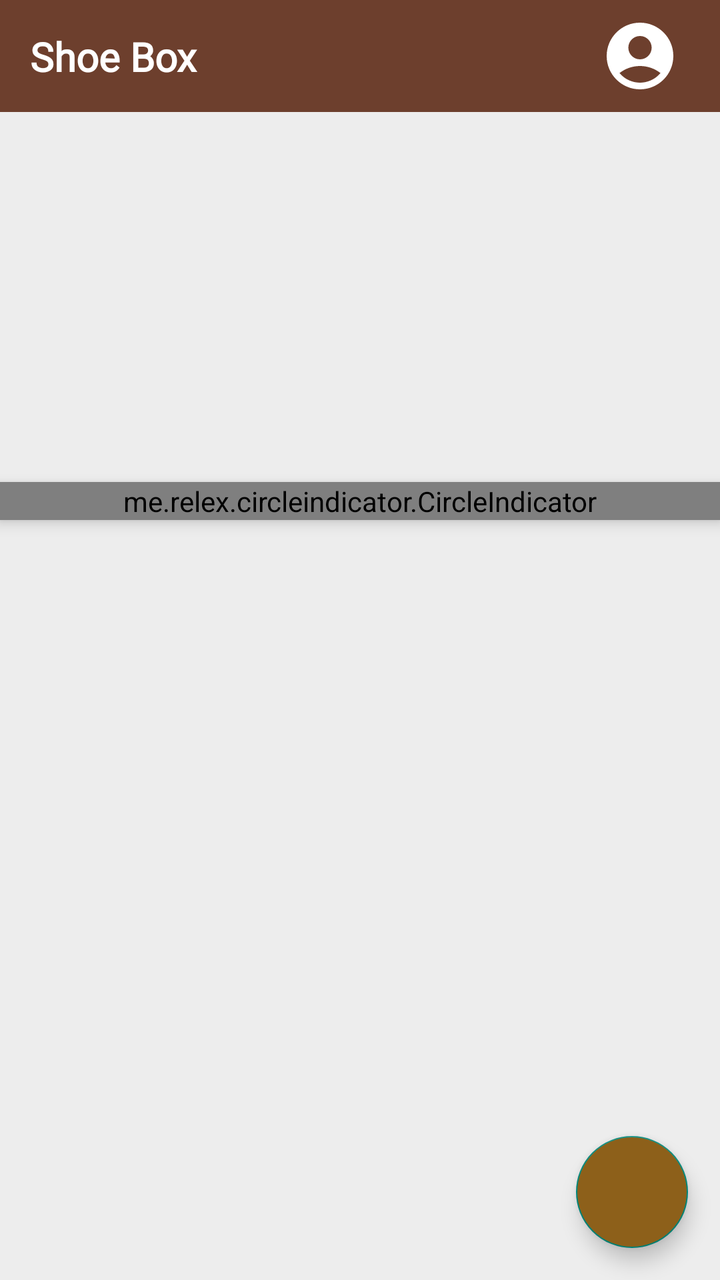
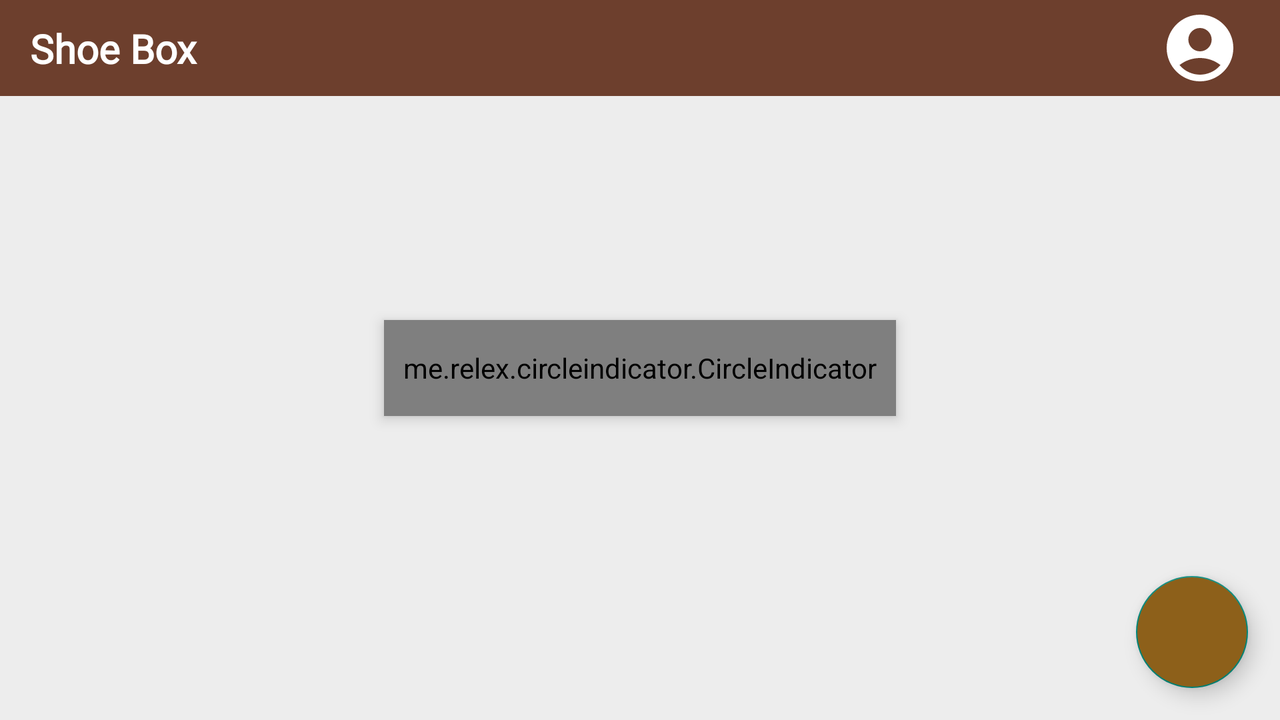

Two renders of one Android screen. The first uses the default layout on a phone; the second uses the alternative layout the repository ships for a different screen configuration, on a matching device. The two XML files are below.
<!-- AndroidManifest.xml: application theme Theme.Shoebox -->
<!-- res/layout/activity_items_list.xml -->
<?xml version="1.0" encoding="utf-8"?>
<androidx.constraintlayout.widget.ConstraintLayout xmlns:android="http://schemas.android.com/apk/res/android"
    xmlns:app="http://schemas.android.com/apk/res-auto"
    xmlns:tools="http://schemas.android.com/tools"
    android:id="@+id/itemList_layout"
    android:layout_width="match_parent"
    android:layout_height="match_parent"
    android:background="@color/text_gray"
    android:fitsSystemWindows="true"
    tools:context="com.example.shoebox.ui.DashBoardActivity">


    <androidx.constraintlayout.widget.ConstraintLayout
        android:id="@+id/appBarLayout"
        android:layout_width="match_parent"
        android:layout_height="?attr/actionBarSize"
        android:background="@color/primaryDarkColor"
        app:layout_constraintEnd_toEndOf="parent"
        app:layout_constraintStart_toStartOf="parent"
        app:layout_constraintTop_toTopOf="parent">

        <androidx.appcompat.widget.AppCompatImageView
            android:id="@+id/img_logo"
            android:layout_width="40dp"
            android:layout_height="40dp"
            android:layout_marginEnd="20dp"
            android:background="@drawable/account_circle"
            android:backgroundTint="@color/white"
            app:layout_constraintBottom_toBottomOf="parent"
            app:layout_constraintEnd_toEndOf="parent"
            app:layout_constraintTop_toTopOf="parent" />

        <androidx.appcompat.widget.AppCompatImageView
            android:id="@+id/logo"
            android:layout_width="0dp"
            android:layout_height="0dp"
            android:alpha="0.2"
            android:backgroundTint="@color/black"
            android:src="@drawable/shoemain"
            android:visibility="visible"
            app:layout_constraintBottom_toBottomOf="parent"
            app:layout_constraintEnd_toEndOf="parent"
            app:layout_constraintHeight_percent="1"
            app:layout_constraintTop_toTopOf="parent"
            app:layout_constraintWidth_percent="0.6" />

        <androidx.appcompat.widget.AppCompatTextView
            android:layout_width="wrap_content"
            android:layout_height="wrap_content"
            android:layout_marginStart="15dp"
            android:fontFamily="@font/segoeui"
            android:text="Shoe Box"
            android:textColor="@color/white"
            android:textSize="20sp"
            android:textStyle="bold"
            app:layout_constraintBottom_toBottomOf="parent"
            app:layout_constraintStart_toStartOf="parent"
            app:layout_constraintTop_toTopOf="parent" />
    </androidx.constraintlayout.widget.ConstraintLayout>

    <ScrollView
        android:layout_width="match_parent"
        android:layout_height="0dp"
        android:fillViewport="true"
        app:layout_behavior="@string/appbar_scrolling_view_behavior"
        app:layout_constraintBottom_toBottomOf="parent"
        app:layout_constraintTop_toBottomOf="@id/appBarLayout"
        tools:context="mio.kon.yyb.nestedscrollviewbug.ScrollingActivity">

        <androidx.constraintlayout.widget.ConstraintLayout
            android:layout_width="match_parent"
            android:layout_height="0dp">

            <androidx.viewpager.widget.ViewPager
                android:id="@+id/viewpager"
                android:layout_width="0dp"
                android:layout_height="180dp"
                android:layout_margin="5dp"
                android:elevation="27dp"
                app:layout_constraintEnd_toEndOf="parent"
                app:layout_constraintStart_toStartOf="parent"
                app:layout_constraintTop_toTopOf="parent"
                app:layout_constraintWidth_percent="0.9" />

            <me.relex.circleindicator.CircleIndicator
                android:id="@+id/indicator"
                android:layout_width="match_parent"
                android:layout_height="wrap_content"
                android:elevation="4dp"
                app:ci_drawable_unselected="@color/primaryDarkColor"
                app:layout_constraintEnd_toEndOf="parent"
                app:layout_constraintStart_toStartOf="parent"
                app:layout_constraintTop_toBottomOf="@id/viewpager" />

            <androidx.appcompat.widget.AppCompatTextView
                android:id="@+id/txt_no_item"
                android:layout_width="wrap_content"
                android:layout_height="wrap_content"
                android:text="@string/buy_item"
                android:textColor="@color/primaryDarkColor"
                android:visibility="gone"
                app:layout_constraintBottom_toBottomOf="parent"
                app:layout_constraintEnd_toEndOf="parent"
                app:layout_constraintStart_toStartOf="parent"
                app:layout_constraintTop_toTopOf="parent" />

            <androidx.recyclerview.widget.RecyclerView
                android:id="@+id/recyclerList"
                android:layout_width="match_parent"
                android:layout_height="0dp"
                android:layout_marginTop="5dp"
                android:padding="5dp"
                app:layout_behavior="@string/appbar_scrolling_view_behavior"
                app:layout_constraintBottom_toBottomOf="parent"
                app:layout_constraintTop_toBottomOf="@id/indicator" />

            <com.google.android.material.floatingactionbutton.FloatingActionButton
                android:id="@+id/fb_cart"
                android:layout_width="wrap_content"
                android:layout_height="wrap_content"
                android:layout_gravity="end"
                android:layout_marginEnd="16dp"
                android:layout_marginBottom="16dp"
                android:backgroundTint="@color/primaryColor"
                android:src="@drawable/shopping_cart"
                app:fabSize="normal"
                app:layout_constraintBottom_toBottomOf="parent"
                app:layout_constraintEnd_toEndOf="parent" />
        </androidx.constraintlayout.widget.ConstraintLayout>

    </ScrollView>

    <ProgressBar
        android:id="@+id/progrss_bar"
        android:layout_width="wrap_content"
        android:layout_height="wrap_content"
        android:visibility="gone"
        app:layout_constraintBottom_toBottomOf="parent"
        app:layout_constraintEnd_toEndOf="parent"
        app:layout_constraintStart_toStartOf="parent"
        app:layout_constraintTop_toTopOf="parent" />

</androidx.constraintlayout.widget.ConstraintLayout>
<!-- resources referenced by this layout -->
<resources>
  <color name="black">#FF000000</color>
  <color name="primaryColor">#8D601A</color>
  <color name="primaryDarkColor">#6D3F2D</color>
  <color name="text_gray">#57D3D3D3</color>
  <color name="white">#FFFFFFFF</color>
  <!-- drawable account_circle (drawable) -->
  <vector xmlns:android="http://schemas.android.com/apk/res/android"
      android:width="24dp"
      android:height="24dp"
      android:tint="@color/primaryDarkColor"
      android:viewportWidth="24"
      android:viewportHeight="24">
      <path
          android:fillColor="@android:color/white"
          android:pathData="M12,2C6.48,2 2,6.48 2,12s4.48,10 10,10s10,-4.48 10,-10S17.52,2 12,2zM12,6c1.93,0 3.5,1.57 3.5,3.5S13.93,13 12,13s-3.5,-1.57 -3.5,-3.5S10.07,6 12,6zM12,20c-2.03,0 -4.43,-0.82 -6.14,-2.88C7.55,15.8 9.68,15 12,15s4.45,0.8 6.14,2.12C16.43,19.18 14.03,20 12,20z" />
  </vector>
  <string name="buy_item">Add item to buy</string>
  <style name="Theme.Shoebox" parent="Theme.AppCompat.DayNight.NoActionBar">
          
          <item name="colorPrimary">@color/primaryColor</item>
          <item name="colorPrimaryVariant">@color/primaryDarkColor</item>
          <item name="colorOnPrimary">@color/white</item>
          
          <item name="colorSecondary">@color/primaryColor</item>
          <item name="colorSecondaryVariant">@color/primaryDarkColor</item>
          <item name="colorOnSecondary">@color/white</item>
          
          <item name="android:textColor">@color/black</item>
          <item name="android:textColorSecondary">@android:color/darker_gray</item>
          <item name="android:statusBarColor">?attr/colorPrimaryVariant</item>
          <item name="android:textColorLink">@color/text_gray</item>
          
      </style>
</resources>
<!-- res/layout-land/activity_items_list.xml (the repository's variant of the layout above) -->
<!-- drawn on the phone turned sideways -->
<?xml version="1.0" encoding="utf-8"?>
<androidx.constraintlayout.widget.ConstraintLayout xmlns:android="http://schemas.android.com/apk/res/android"
    xmlns:app="http://schemas.android.com/apk/res-auto"
    xmlns:tools="http://schemas.android.com/tools"
    android:id="@+id/itemList_layout"
    android:layout_width="match_parent"
    android:layout_height="match_parent"
    android:background="@color/text_gray"
    tools:context="com.example.shoebox.ui.DashBoardActivity">


    <androidx.constraintlayout.widget.ConstraintLayout
        android:id="@+id/appBarLayout"
        android:layout_width="match_parent"
        android:layout_height="?attr/actionBarSize"
        android:background="@color/primaryDarkColor"
        app:layout_constraintEnd_toEndOf="parent"
        app:layout_constraintStart_toStartOf="parent"
        app:layout_constraintTop_toTopOf="parent">

        <androidx.appcompat.widget.AppCompatImageView
            android:id="@+id/img_logo"
            android:layout_width="40dp"
            android:layout_height="40dp"
            android:layout_marginEnd="20dp"
            android:background="@drawable/account_circle"
            android:backgroundTint="@color/white"
            app:layout_constraintEnd_toEndOf="parent"
            app:layout_constraintTop_toTopOf="parent"
            app:layout_constraintBottom_toBottomOf="parent"/>

        <androidx.appcompat.widget.AppCompatImageView
            android:id="@+id/logo"
            android:layout_width="0dp"
            android:layout_height="0dp"
            android:alpha="0.2"
            android:backgroundTint="@color/black"
            android:src="@drawable/shoemain"
            android:visibility="visible"
            app:layout_constraintBottom_toBottomOf="parent"
            app:layout_constraintEnd_toEndOf="parent"
            app:layout_constraintHeight_percent="1"
            app:layout_constraintTop_toTopOf="parent"
            app:layout_constraintWidth_percent="0.4" />
        <androidx.appcompat.widget.AppCompatTextView
            android:layout_width="wrap_content"
            android:layout_height="wrap_content"
            android:layout_marginStart="15dp"
            android:fontFamily="@font/segoeui"
            android:text="Shoe Box"
            android:textColor="@color/white"
            android:textSize="20sp"
            android:textStyle="bold"
            app:layout_constraintBottom_toBottomOf="parent"
            app:layout_constraintStart_toStartOf="parent"
            app:layout_constraintTop_toTopOf="parent" />
    </androidx.constraintlayout.widget.ConstraintLayout>

    <androidx.viewpager.widget.ViewPager
        android:id="@+id/viewpager"
        android:layout_width="0dp"
        android:layout_height="140dp"
        android:layout_margin="20dp"
        app:layout_constraintEnd_toEndOf="parent"
        app:layout_constraintStart_toStartOf="parent"
        app:layout_constraintTop_toBottomOf="@id/appBarLayout"
        app:layout_constraintWidth_percent="0.5" />

    <me.relex.circleindicator.CircleIndicator
        android:id="@+id/indicator"
        android:layout_width="0dp"
        android:layout_height="48dp"
        android:elevation="4dp"
        app:layout_constraintBottom_toBottomOf="@id/viewpager"
        app:layout_constraintEnd_toEndOf="parent"
        app:layout_constraintStart_toStartOf="parent"
        app:layout_constraintWidth_percent="0.4" />

    <androidx.appcompat.widget.AppCompatTextView
        android:id="@+id/txt_no_item"
        android:layout_width="wrap_content"
        android:layout_height="wrap_content"
        android:text="@string/buy_item"
        android:textColor="@color/primaryDarkColor"
        android:visibility="gone"
        app:layout_constraintBottom_toBottomOf="parent"
        app:layout_constraintEnd_toEndOf="parent"
        app:layout_constraintStart_toStartOf="parent"
        app:layout_constraintTop_toTopOf="parent" />

    <androidx.recyclerview.widget.RecyclerView
        android:id="@+id/recyclerList"
        android:layout_width="match_parent"
        android:layout_height="0dp"
        android:layout_margin="3dp"
        android:padding="5dp"
        app:layout_constraintBottom_toBottomOf="parent"
        app:layout_constraintTop_toBottomOf="@id/viewpager" />

    <com.google.android.material.floatingactionbutton.FloatingActionButton
        android:id="@+id/fb_cart"
        android:layout_width="wrap_content"
        android:layout_height="wrap_content"
        android:layout_gravity="end"
        android:layout_marginEnd="16dp"
        android:layout_marginBottom="16dp"
        android:backgroundTint="@color/primaryColor"
        android:src="@drawable/shopping_cart"
        app:fabSize="normal"
        app:layout_constraintBottom_toBottomOf="parent"
        app:layout_constraintEnd_toEndOf="parent" />

    <ProgressBar
        android:id="@+id/progrss_bar"
        android:layout_width="wrap_content"
        android:layout_height="wrap_content"
        android:visibility="gone"
        app:layout_constraintBottom_toBottomOf="parent"
        app:layout_constraintEnd_toEndOf="parent"
        app:layout_constraintStart_toStartOf="parent"
        app:layout_constraintTop_toTopOf="parent" />

</androidx.constraintlayout.widget.ConstraintLayout>
